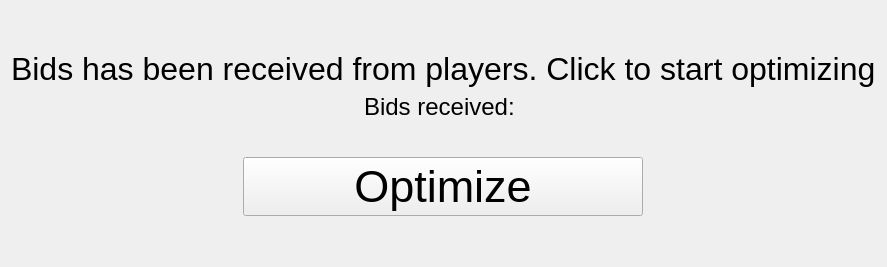
      <widget class="QWidget" name="page_optimize">
       <layout class="QVBoxLayout" name="verticalLayout_16">
        <item>
         <spacer name="verticalSpacer_11">
          <property name="orientation">
           <enum>Qt::Vertical</enum>
          </property>
          <property name="sizeHint" stdset="0">
           <size>
            <width>20</width>
            <height>40</height>
           </size>
          </property>
         </spacer>
        </item>
        <item alignment="Qt::AlignHCenter">
         <widget class="QLabel" name="label_6">
          <property name="font">
           <font>
            <pointsize>24</pointsize>
           </font>
          </property>
          <property name="text">
           <string>Bids has been received from players. Click to start optimizing</string>
          </property>
         </widget>
        </item>
        <item alignment="Qt::AlignHCenter">
         <widget class="QLabel" name="optimize_label_bidsCount">
          <property name="font">
           <font>
            <pointsize>18</pointsize>
           </font>
          </property>
          <property name="text">
           <string>Bids received: </string>
          </property>
         </widget>
        </item>
        <item>
         <spacer name="verticalSpacer_12">
          <property name="orientation">
           <enum>Qt::Vertical</enum>
          </property>
          <property name="sizeType">
           <enum>QSizePolicy::Fixed</enum>
          </property>
          <property name="sizeHint" stdset="0">
           <size>
            <width>20</width>
            <height>30</height>
           </size>
          </property>
         </spacer>
        </item>
        <item alignment="Qt::AlignHCenter">
         <widget class="QPushButton" name="optimize_button_optimize">
          <property name="minimumSize">
           <size>
            <width>400</width>
            <height>0</height>
           </size>
          </property>
          <property name="font">
           <font>
            <pointsize>34</pointsize>
           </font>
          </property>
          <property name="text">
           <string>Optimize</string>
          </property>
         </widget>
        </item>
        <item>
         <spacer name="verticalSpacer_10">
          <property name="orientation">
           <enum>Qt::Vertical</enum>
          </property>
          <property name="sizeHint" stdset="0">
           <size>
            <width>20</width>
            <height>40</height>
           </size>
          </property>
         </spacer>
        </item>
       </layout>
      </widget>
